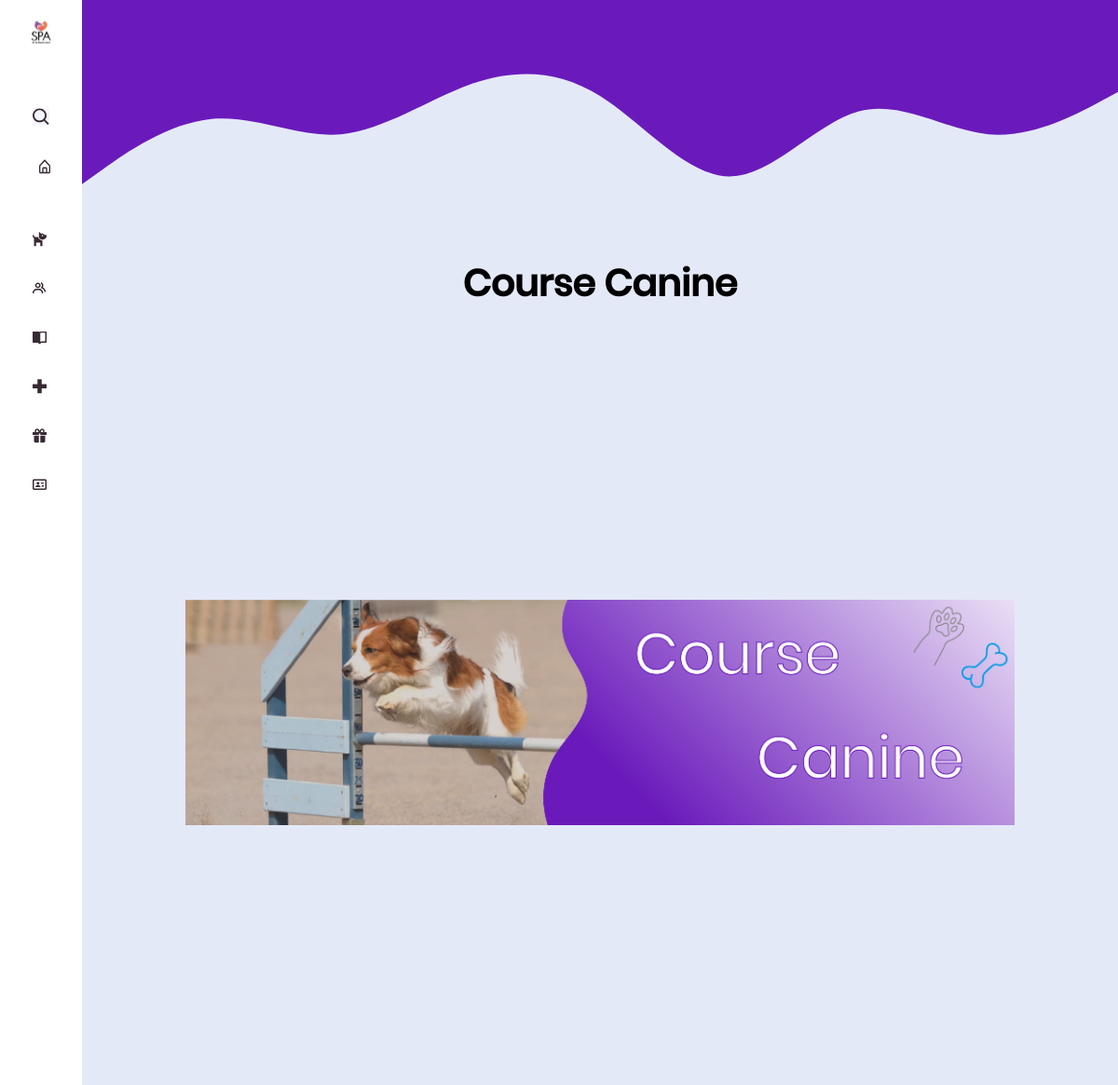
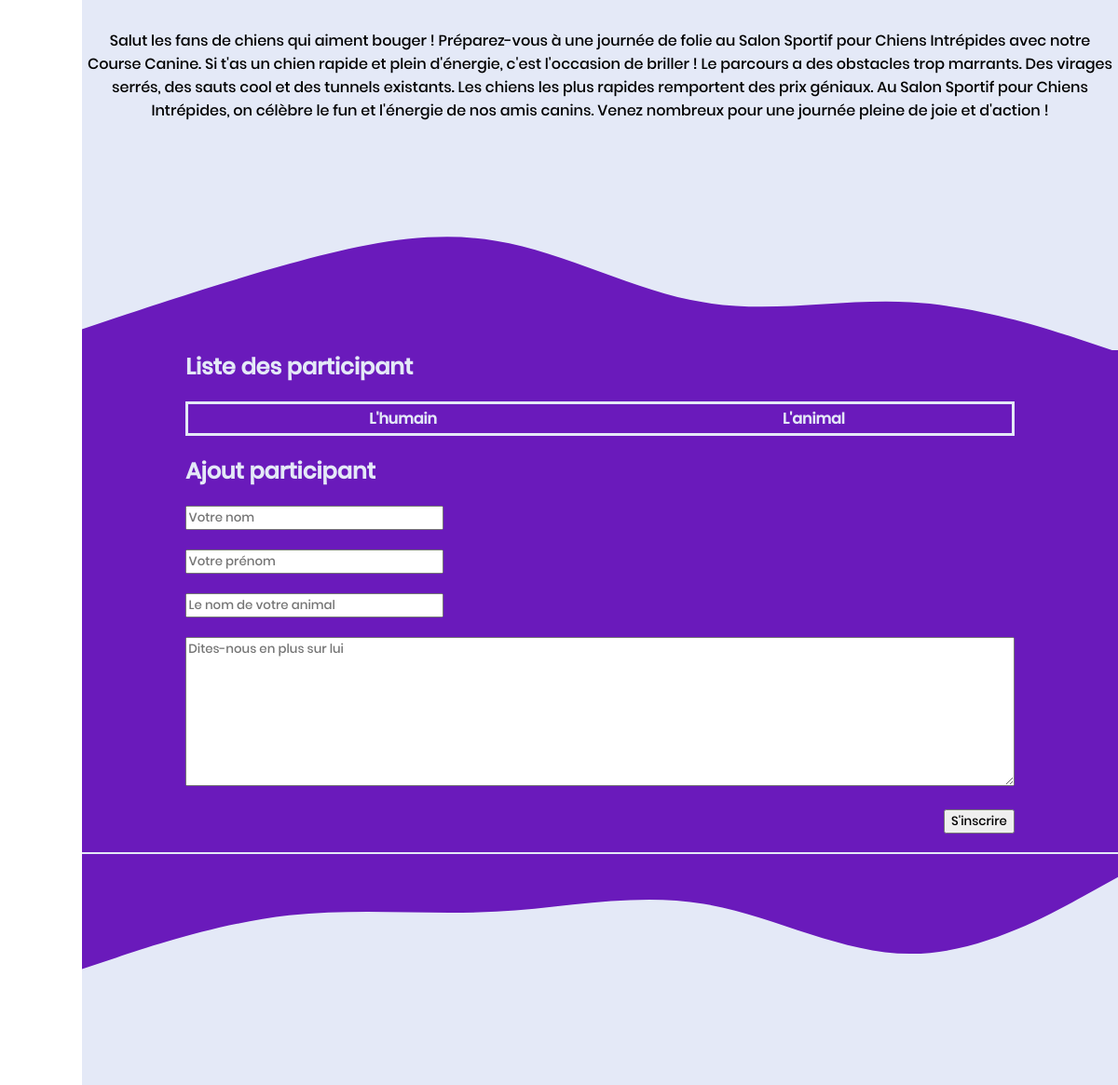
The page /pages/activite.php?id=9 on the database its author committed (2 pictures, top to bottom).
### tables this page shows
CREATE TABLE `activite` (
  `Id_activite` int(11) NOT NULL,
  `nom` text NOT NULL,
  `description` text NOT NULL,
  `minidesc` text NOT NULL,
  `img` text NOT NULL,
  `date` date NOT NULL,
  `horaire_deb` time NOT NULL,
  `horaire_fin` time NOT NULL
);

### POO/Activite.php (called while the page is built, shortened)
<?php
class Activite {
	public function __construct($id_activite) {
		include("../config/configuration.php");
		$bdd = new PDO($dsn, $user, $password);
		$requete = 'SELECT nom, description, minidesc, img, date, horaire_deb, horaire_fin FROM `activite` WHERE id_activite ='.$id_activite;
		$resultats = $bdd->query($requete);
    	$tableau = $resultats->fetch();
		$this->nom=$tableau['nom'];
		$this->description=$tableau['description'];
		$this->img=$tableau['img'];
	}
}
?>

### pages/activite.php (the view, shortened to what this page needs)
<?php
include("../POO/Activite.php");;
$id = $_GET["id"];
$page = new Activite($id);
?>
<html>
<head>
  <link rel="stylesheet" href="../style/styles.css">
</head>
<body>
<div class="sidenav">
    <img class="imglogo"src="../images/logo spa.svg"></br>
    <img style="background-color: #F6F5FF;" src="../images/1.svg"></br>
    <a href="../index.php"><img src="../images/2.svg"></a></br>
    <img src="../images/3.svg"></br>
    <img src="../images/4.svg"></br>
    <img src="../images/5.svg"></br>
    <img src="../images/6.svg"></br>
    <img src="../images/7.svg"></br>
    <img src="../images/8.svg"></br>
  </div>
  <h1>
    <?php echo $page->nom ?>
  </h1>
  <div>
    <img src="../images/<?php echo $page->img ?>" class="baniere"/>
  </div>
  <div> <?php echo $page->description ?> </div>
  <div class="violet">
    <h2> Liste des participant </h2>
    <table class="listetable">
      <thead>
        <tr>
          <th>L'humain</th>
          <th>L'animal</th>
        </tr>
      </thead>
    </table>
    <h2> Ajout participant </h2>
    <form action="ajouterparticipant.php" method="POST">
      <div id="formleft">
        <input id="formleft" type="text" name="nom" placeholder="Votre nom" required="required" /><br />
        <input id="formleft" type="text" name="prenom" placeholder="Votre prénom" required="required" /><br />
        <input id="formleft" type="text" name="nom_animal" placeholder="Le nom de votre animal" required="required" /><br />
      </div>
      <textarea type="texte" name="description" placeholder="Dites-nous en plus sur lui" style="width:80% ; height: 20%;" required="required"></textarea><br />
      <br />
      <div id="envoyer">
        <input type="submit" value="S'inscrire" />
      </div>
    </form>
  </div>
</body>
</html>

### style/styles.css (style rules this page uses)
body { margin: 0; margin-left: 88px; text-align: center; background-color: #E4E9F7; font-family: "poppins"; }
.sidenav { height: 100%; width: 88px; position: fixed; z-index: 1; top: 0; left: 0; background-color: #ffffff; overflow-x: hidden; padding-top: 20px; }
.sidenav a { padding: 6px 8px 6px 16px; text-decoration: none; font-size: 25px; color: #382A34; display: block; }
.violet { background-color: #6a1abb; }
* { box-sizing: border-box; }
.listetable { color: #E4E9F7; margin-left: auto; margin-right: auto; width: 80%; border: solid; }
table { background-color: #6a1abb; color: #E4E9F7; margin-left: auto; margin-right: auto; width: 80%; border: solid; }
img { width: 20%; margin:20%; }
.imglogo { width:45%; margin-top:-6%; margin-bottom: 48%; }
h1 { font-size:3.3vw; }
h2 { margin-left:10%; text-align: left; color:#E4E9F7; }
input { margin-bottom:2%; font-family: "poppins"; }
::placeholder { font-family: "poppins"; }
#formleft { margin-left:5.1%; text-align:left; }
#envoyer { margin-right:10%; text-align:end; }
.baniere { display: flex; align-items: center; justify-content: center; height: 100vh; margin: 10%; width: 80%; height: 80%; object-fit: contain; max-width: 100%; }

### rows shown on the page
activite: nom "Course Canine", img (picture), description "Salut les fans de chiens qui aiment bouger ! Préparez-vous à une journée de folie au Salon Sportif pour Chiens Intrépides avec notre Course Canine. Si t'as un chien rapide et plein d'énergie, c'est l'occasion de briller ! Le parcours a des obstacles trop marrants. Des virages serrés, des sauts cool et des tunnels existants. Les chiens les plus rapides remportent des prix géniaux. Au Salon Sportif pour Chiens Intrépides, on célèbre le fun et l'énergie de nos amis canins. Venez nombreux pour une journée pleine de joie et d'action !"
